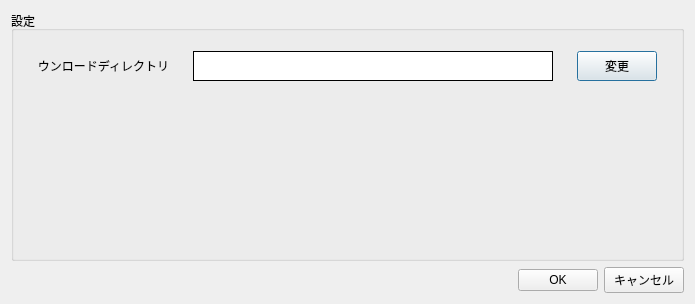
<?xml version="1.0" encoding="UTF-8"?>
<ui version="4.0">
 <class>SettingMenu</class>
 <widget class="QDialog" name="SettingMenu">
  <property name="geometry">
   <rect>
    <x>0</x>
    <y>0</y>
    <width>691</width>
    <height>304</height>
   </rect>
  </property>
  <property name="windowTitle">
   <string>Dialog</string>
  </property>
  <layout class="QVBoxLayout" name="verticalLayout">
   <item>
    <widget class="QGroupBox" name="groupBox">
     <property name="minimumSize">
      <size>
       <width>673</width>
       <height>228</height>
      </size>
     </property>
     <property name="title">
      <string>設定</string>
     </property>
     <widget class="QWidget" name="horizontalLayoutWidget_3">
      <property name="geometry">
       <rect>
        <x>10</x>
        <y>30</y>
        <width>654</width>
        <height>51</height>
       </rect>
      </property>
      <layout class="QHBoxLayout" name="horizontalLayout_4">
       <item>
        <widget class="QLabel" name="labelLocalDownloadDir">
         <property name="minimumSize">
          <size>
           <width>130</width>
           <height>30</height>
          </size>
         </property>
         <property name="maximumSize">
          <size>
           <width>110</width>
           <height>30</height>
          </size>
         </property>
         <property name="text">
          <string>ダウンロードディレクトリ</string>
         </property>
         <property name="alignment">
          <set>Qt::AlignRight|Qt::AlignTrailing|Qt::AlignVCenter</set>
         </property>
        </widget>
       </item>
       <item>
        <widget class="QLabel" name="labelLocalDownloadDirValue">
         <property name="minimumSize">
          <size>
           <width>360</width>
           <height>30</height>
          </size>
         </property>
         <property name="maximumSize">
          <size>
           <width>360</width>
           <height>30</height>
          </size>
         </property>
         <property name="styleSheet">
          <string notr="true">background-color: rgb(255, 255, 255);</string>
         </property>
         <property name="frameShape">
          <enum>QFrame::Box</enum>
         </property>
         <property name="text">
          <string/>
         </property>
        </widget>
       </item>
       <item>
        <widget class="QPushButton" name="pushButtonChangeLocalDownloadDir">
         <property name="minimumSize">
          <size>
           <width>80</width>
           <height>30</height>
          </size>
         </property>
         <property name="maximumSize">
          <size>
           <width>80</width>
           <height>30</height>
          </size>
         </property>
         <property name="text">
          <string>変更</string>
         </property>
        </widget>
       </item>
      </layout>
     </widget>
    </widget>
   </item>
   <item>
    <layout class="QHBoxLayout" name="horizontalLayout_2">
     <item>
      <spacer name="horizontalSpacer">
       <property name="orientation">
        <enum>Qt::Horizontal</enum>
       </property>
       <property name="sizeHint" stdset="0">
        <size>
         <width>40</width>
         <height>20</height>
        </size>
       </property>
      </spacer>
     </item>
     <item>
      <widget class="QPushButton" name="pushButtonSettingApply">
       <property name="text">
        <string>OK</string>
       </property>
      </widget>
     </item>
     <item>
      <widget class="QPushButton" name="pushButtonSettingCancel">
       <property name="text">
        <string>キャンセル</string>
       </property>
      </widget>
     </item>
    </layout>
   </item>
  </layout>
 </widget>
 <resources/>
 <connections/>
</ui>
